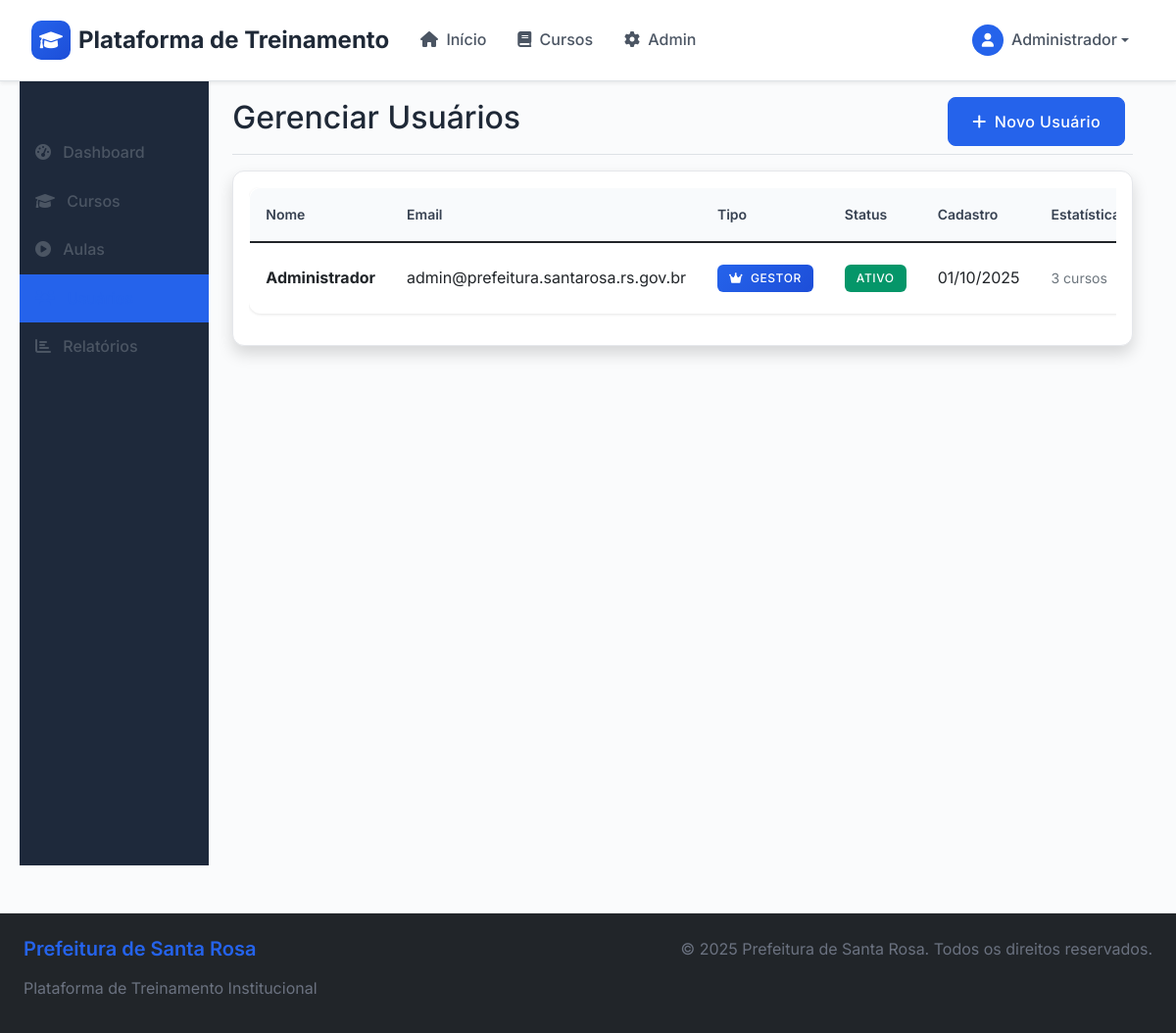
The app's page /admin/usuarios.php (signed in) with its own data.
### tables this page shows
CREATE TABLE usuarios (
    id INT AUTO_INCREMENT PRIMARY KEY,
    nome VARCHAR(100) NOT NULL,
    email VARCHAR(100) UNIQUE NOT NULL,
    senha VARCHAR(255) NOT NULL,
    tipo ENUM('gestor', 'colaborador') NOT NULL DEFAULT 'colaborador',
    ativo BOOLEAN DEFAULT TRUE,
    data_cadastro TIMESTAMP DEFAULT CURRENT_TIMESTAMP
);

### admin/usuarios.php (the view, shortened to what this page needs)
<?php
include '../includes/header.php';
$database = new Database();
$db = $database->getConnection();
$action = $_GET['action'] ?? 'list';
$usuarios = [];
if($action == 'list' && $db) {
    $query = "SELECT u.*,
              (SELECT COUNT(*) FROM cursos c WHERE c.gestor_id = u.id) as total_cursos,
              (SELECT COUNT(*) FROM progresso_usuarios pu WHERE pu.usuario_id = u.id) as total_progresso
              FROM usuarios u
              ORDER BY u.data_cadastro DESC";
    $stmt = $db->prepare($query);
    $stmt->execute();
    $usuarios = $stmt->fetchAll(PDO::FETCH_ASSOC);
}
?>
<div class="container-fluid">
    <div class="row">
        <nav class="col-md-3 col-lg-2 d-md-block admin-sidebar">
            <div class="position-sticky pt-3">
                <ul class="nav flex-column">
                    <li class="nav-item">
                        <a class="nav-link" href="index.php">
                            <i class="fas fa-tachometer-alt me-2"></i>
                            Dashboard
                        </a>
                    </li>
                    <li class="nav-item">
                        <a class="nav-link" href="cursos.php">
                            <i class="fas fa-graduation-cap me-2"></i>
                            Cursos
                        </a>
                    </li>
                    <li class="nav-item">
                        <a class="nav-link" href="aulas.php">
                            <i class="fas fa-play-circle me-2"></i>
                            Aulas
                        </a>
                    </li>
                    <li class="nav-item">
                        <a class="nav-link active" href="usuarios.php">
                            <i class="fas fa-users me-2"></i>
                        </a>
                    </li>
                    <li class="nav-item">
                        <a class="nav-link" href="relatorios.php">
                            <i class="fas fa-chart-bar me-2"></i>
                            Relatórios
                        </a>
                    </li>
                </ul>
            </div>
        </nav>
        <main class="col-md-9 ms-sm-auto col-lg-10 px-md-4">
            <div class="d-flex justify-content-between flex-wrap flex-md-nowrap align-items-center pt-3 pb-2 mb-3 border-bottom">
                <h1 class="h2">
                    <?php
                    echo $action == 'create' ? 'Criar Usuário' :
                         ($action == 'edit' ? 'Editar Usuário' : 'Gerenciar Usuários');
                    ?>
                </h1>
                <?php if($action == 'list'): ?>
                <div class="btn-toolbar mb-2 mb-md-0">
                    <div class="btn-group me-2">
                        <a href="usuarios.php?action=create" class="btn btn-primary">
                            <i class="fas fa-plus me-2"></i>Novo Usuário
                        </a>
                    </div>
                </div>
                <?php endif; ?>
            </div>
            <?php if($action == 'list'): ?>
            <div class="card shadow">
                <div class="card-body">
                    <?php if(empty($usuarios)): ?>
                    <div class="text-center py-5">
                        <i class="fas fa-users fa-3x text-muted mb-3"></i>
                        <h4 class="text-muted">Nenhum usuário cadastrado</h4>
                        <p class="text-muted">Comece criando o primeiro usuário.</p>
                        <a href="usuarios.php?action=create" class="btn btn-primary">
                            <i class="fas fa-plus me-2"></i>Criar Primeiro Usuário
                        </a>
                    </div>
                    <?php else: ?>
                    <div class="table-responsive">
                        <table class="table table-hover">
                            <thead>
                                <tr>
                                    <th>Nome</th>
                                    <th>Email</th>
                                    <th>Tipo</th>
                                    <th>Status</th>
                                    <th>Cadastro</th>
                                    <th>Estatísticas</th>
                                </tr>
                            </thead>
                            <tbody>
                                <?php foreach($usuarios as $user): ?>
                                <tr>
                                    <td>
                                        <strong><?php echo htmlspecialchars($user['nome']); ?></strong>
                                    </td>
                                    <td><?php echo htmlspecialchars($user['email']); ?></td>
                                    <td>
                                        <span class="badge bg-<?php echo $user['tipo'] == 'gestor' ? 'primary' : 'info'; ?>">
                                            <i class="fas fa-<?php echo $user['tipo'] == 'gestor' ? 'crown' : 'user'; ?> me-1"></i>
                                            <?php echo ucfirst($user['tipo']); ?>
                                        </span>
                                    </td>
                                    <td>
                                        <span class="badge bg-<?php echo $user['ativo'] ? 'success' : 'danger'; ?>">
                                            <?php echo $user['ativo'] ? 'Ativo' : 'Inativo'; ?>
                                        </span>
                                    </td>
                                    <td><?php echo date('d/m/Y', strtotime($user['data_cadastro'])); ?></td>
                                    <td>
                                        <small class="text-muted">
                                            <?php if($user['tipo'] == 'gestor'): ?>
                                                <?php echo $user['total_cursos']; ?> cursos
                                            <?php else: ?>
                                                <?php echo $user['total_progresso']; ?> aulas
                                            <?php endif; ?>
                                        </small>
                                    </td>
                                </tr>
                                <?php endforeach; ?>
                            </tbody>
                        </table>
                    </div>
                    <?php endif; ?>
                </div>
            </div>
            <?php endif; ?>
        </main>
    </div>
</div>
<?php include '../includes/footer.php'; ?>

### assets/css/style.css (style rules this page uses)
:root { --primary-color: #2563eb; --primary-dark: #1d4ed8; --secondary-color: #64748b; --success-color: #059669; --warning-color: #d97706; --danger-color: #dc2626; --info-color: #0891b2; --light-color: #f8fafc; --dark-color: #1e293b; --gray-50: #f9fafb; --gray-100: #f3f4f6; --gray-200: #e5e7eb; --gray-300: #d1d5db; --gray-400: #9ca3af; --gray-500: #6b7280; --gray-600: #4b5563; --gray-700: #374151; --gray-800: #1f2937; --gray-900: #111827; --shadow-sm: 0 1px 2px 0 rgb(0 0 0 / 0.05); --shadow: 0 1px 3px 0 rgb(0 0 0 / 0.1), 0 1px 2px -1px rgb(0 0 0 / 0.1); --shadow-md: 0 4px 6px -1px rgb(0 0 0 / 0.1), 0 2px 4px -2px rgb(0 0 0 / 0.1); --shadow-lg: 0 10px 15px -3px rgb(0 0 0 / 0.1), 0 4px 6px -4px rgb(0 0 0 / 0.1); --shadow-xl: 0 20px 25px -5px rgb(0 0 0 / 0.1), 0 8px 10px -6px rgb(0 0 0 / 0.1); --border-radius: 0.75rem; --border-radius-lg: 1rem; --border-radius-xl: 1.5rem; }
* { box-sizing: border-box; }
body { font-family: 'Inter', -apple-system, BlinkMacSystemFont, 'Segoe UI', Roboto, sans-serif; background: #fafbfc; min-height: 100vh; margin: 0; padding: 0; line-height: 1.6; color: var(--gray-800); }
.container, .container-fluid { max-width: 100%; padding-left: 1rem; padding-right: 1rem; }
@media (min-width: 576px) { .container, .container-fluid { padding-left: 1.5rem; padding-right: 1.5rem; } }
@media (min-width: 768px) { .container, .container-fluid { padding-left: 2rem; padding-right: 2rem; } }
.card { border: 1px solid #e5e7eb; border-radius: 12px; box-shadow: 0 1px 3px 0 rgba(0, 0, 0, 0.1); transition: all 0.2s ease; background: #ffffff; overflow: hidden; }
.btn { border-radius: 8px; font-weight: 500; padding: 0.75rem 1.5rem; transition: all 0.2s ease; border: 1px solid transparent; text-transform: none; letter-spacing: 0.025em; }
.btn-primary { background: var(--primary-color); color: white; border-color: var(--primary-color); }
.admin-sidebar { background-color: var(--dark-color); min-height: 100vh; padding: 2rem 0; }
.admin-sidebar .nav-link { color: #d1d5db; padding: 1rem 2rem; border-radius: 0; transition: all 0.3s ease; }
.admin-sidebar .nav-link:hover, .admin-sidebar .nav-link.active { background-color: var(--primary-color); color: white; }
.table { background-color: white; border-radius: 10px; overflow: hidden; box-shadow: 0 2px 4px rgba(0, 0, 0, 0.1); }
.table thead th { background-color: var(--primary-color); color: white; border: none; padding: 1rem; }
.table tbody td { padding: 1rem; vertical-align: middle; border-color: #e5e7eb; }
.badge { font-size: 0.8rem; padding: 0.5rem 1rem; border-radius: 20px; }
.fade-in-up { animation: fadeInUp 0.6s ease-out; }
.bg-primary { background: linear-gradient(135deg, var(--primary-color), var(--primary-dark)) !important; }
.bg-success { background: linear-gradient(135deg, var(--success-color), #059669) !important; }
.badge { font-weight: 600; padding: 0.5rem 0.75rem; border-radius: var(--border-radius); font-size: 0.75rem; text-transform: uppercase; letter-spacing: 0.05em; }
.table { background: #ffffff; border-radius: 12px; overflow: hidden; box-shadow: 0 1px 3px 0 rgba(0, 0, 0, 0.1); border: 1px solid #e5e7eb; }
.table thead th { background: #f8fafc; color: var(--gray-700); border: none; padding: 1rem; font-weight: 600; font-size: 0.875rem; border-bottom: 1px solid #e5e7eb; }
.table tbody td { padding: 1rem; vertical-align: middle; border-color: #e5e7eb; border-bottom: 1px solid #f1f5f9; }
.container-fluid { max-width: 100%; padding-left: 1rem; padding-right: 1rem; }
@media (min-width: 1200px) { .container-fluid { padding-left: 2rem; padding-right: 2rem; } }
.card { border: 1px solid #e5e7eb; border-radius: 12px; box-shadow: 0 1px 3px 0 rgba(0, 0, 0, 0.1); transition: all 0.2s ease; }
.badge { font-weight: 500; padding: 0.5rem 0.75rem; border-radius: 6px; font-size: 0.75rem; }
.nav-link { color: var(--gray-600) !important; font-weight: 500; padding: 0.75rem 1rem !important; border-radius: 8px; transition: all 0.2s ease; position: relative; }
.nav-link.active { color: var(--primary-color) !important; background: #f1f5f9; }

### records on screen
usuarios: nome "Administrador", email "admin@prefeitura.santarosa.rs.gov.br", tipo "GESTOR", ativo "ATIVO", data_cadastro "01/10/2025", total_cursos "3"

### other values on screen
$_SESSION['nome'] "Administrador"
